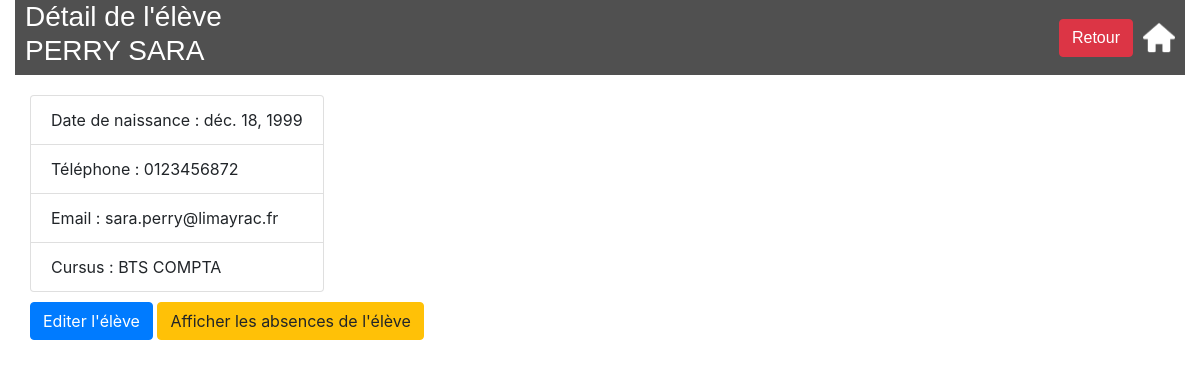
Page /lycee/student/96 on the committed database.
### lycee/models.py (models this page shows, shortened)
class Student(models.Model):
    first_name = models.CharField(
        max_length=50,
        blank=False,
        null=False
    )
    birth_date = models.DateField(
        verbose_name='date of birth',
        blank=False,
        null=False
    )
    last_name = models.CharField(
        verbose_name="lastname",
        help_text="last name of the student",
        blank=False,  # pas de champ vide
        null=False,  # pas de champ null (a conjuguer avec default
        default="???",
        max_length=255,  # taille maximale du champ
    )
    phone = models.CharField(
        verbose_name="phonenumber",
        help_text="phone number of the student",
        blank=False,  # pas de champ vide
        null=False,  # pas de champ null (a conjuguer avec default
        default="0999999999",
        max_length=10,  # taille maximale du champ
    )
    email = models.EmailField(
        verbose_name="email",
        help_text="phone number of the student",
        blank=False,  # pas de champ vide
        null=False,  # pas de champ null (a conjuguer avec default
        default="x@y.z",
        max_length=255,  # taille maximale du champ
    )
    comments = models.CharField(
        verbose_name="comments",
        help_text="some comments about the student",
        blank=True,
        null=False,  # pas de champ null (a conjuguer avec default
        default="",
        max_length=255,  # taille maximale du champ
    )
    cursus = models.ForeignKey(
        Cursus,
        on_delete=models.CASCADE,  # necessaire selon la version de Django
        null=True
    )

class Cursus(models.Model):
    name = models.CharField(
        max_length=50,
        blank=False,
        null=True,
        default='aucun'
    )
    year_from_bac = models.SmallIntegerField(
        help_text="year since le bac",
        verbose_name="year",
        blank=False,
        null=True,
        default=0
    )
    scholar_year = models.CharField(
        max_length=9,
        blank=False,
        null=True,
        default='0000-00001'
    )
    def __str__(self):
        return self.name

### lycee/views.py (the view)
# urls.py: url(r'^student/(?P<idS>[0-9]+)$', views.detail_Student, name='detail_student'),
def detail_Student(request, idS):
    student = Student.objects.get(id = idS)
    context = {'eleve': student}
    return render(request, 'lycee/student/detail_eleve.html', context)

### lycee/templates/lycee/student/detail_eleve.html
{% extends "master.html" %}
    {% block title %}
        <h3>Détail de l'élève {{eleve.last_name }} {{eleve.first_name}}</h3>
    {% endblock %}
    {% block content %}
            <ul class="list-group">
                <li class="list-group-item">Date de naissance : {{eleve.birth_date}}</li>
                <li class="list-group-item">Téléphone : {{eleve.phone}}</li>
                <li class="list-group-item">Email : {{eleve.email|lower}}</li>
                <li class="list-group-item">Cursus : {{eleve.cursus}}</li>
            </ul>
            <a href="edit/{{eleve.id}}"><button type="button" class="btn btn-primary">Editer l'élève</button></a>
            <a href="presence/{{eleve.id}}"><button type="button" class="btn btn-warning">Afficher les absences de l'élève</button></a>
    {% endblock %}

### lycee/static/lycee/style.css (style rules this page uses)
.list-group { padding-top: 10px; width: fit-content; padding-bottom: 10px; }

### rows in the picture
Student: last_name "PERRY", first_name "SARA", birth_date "déc. 18, 1999", phone "0123456872", email "sara.perry@limayrac.fr", cursus "BTS COMPTA"
